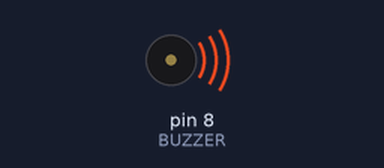
This sketch was run on a simulated Arduino Uno, built with avr-gcc and run on an emulated ATmega328P. On the bench: buzzer (waves = sounding). At 43.5 s the program stops and its outputs stay as they are.

Above: at 0.18 s.
At 6.92 s:
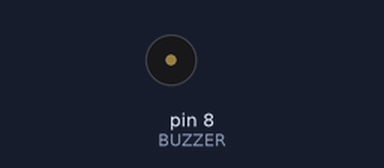
Timing chart, 0 to 7.2 s (numbered marks = the images above):
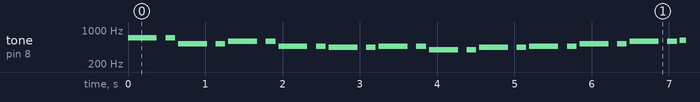

The sketch:

Music_arduino.ino
```cpp
#include "notes.h"
#define BUZZER 8

// notes in the melody
int notes[] = {
  NOTE_F5, NOTE_F5, NOTE_C5, NOTE_C5, NOTE_D5, NOTE_D5, NOTE_AS4, NOTE_AS4,
  NOTE_A4, NOTE_A4, NOTE_AS4, NOTE_AS4, NOTE_G4, NOTE_G4, NOTE_A4, NOTE_A4,
  NOTE_AS4, NOTE_AS4, NOTE_C5, NOTE_C5, NOTE_D5, NOTE_D5, NOTE_DS5, NOTE_DS5,
  NOTE_C5, NOTE_C5, NOTE_D5, NOTE_D5, NOTE_DS5, NOTE_DS5, NOTE_A4, NOTE_A4,
  NOTE_F5, NOTE_F5, NOTE_D5, NOTE_D5, NOTE_DS5, NOTE_DS5, NOTE_AS4, NOTE_AS4,
  NOTE_C5, NOTE_C5, NOTE_AS4, NOTE_AS4, NOTE_AS4, NOTE_AS4, NOTE_A4, NOTE_A4,
  NOTE_AS4, NOTE_AS4, NOTE_C5, NOTE_C5, NOTE_D5, NOTE_D5, NOTE_AS4, NOTE_AS4,
  NOTE_C5, NOTE_C5, NOTE_DS5, NOTE_DS5, NOTE_D5, NOTE_D5, NOTE_A4, NOTE_A4,
  NOTE_G4, NOTE_G4, NOTE_A4, NOTE_A4, NOTE_AS4, NOTE_AS4, NOTE_F4, NOTE_F4,
  NOTE_G4, NOTE_G4, NOTE_A4, NOTE_A4, NOTE_AS4, NOTE_AS4, NOTE_AS4, NOTE_AS4,
  NOTE_G4, NOTE_G4, NOTE_A4, NOTE_A4, NOTE_AS4, NOTE_AS4, NOTE_C4, NOTE_C4,
  NOTE_D5, NOTE_D5, NOTE_DS5, NOTE_DS5, NOTE_AS4, NOTE_AS4, NOTE_A4, NOTE_A4,
  NOTE_G4, NOTE_G4, NOTE_A4, NOTE_A4, NOTE_AS4, NOTE_AS4, NOTE_F4, NOTE_F4,
  NOTE_G4, NOTE_G4, NOTE_A4, NOTE_A4, NOTE_AS4, NOTE_AS4, NOTE_D4, NOTE_D4,
  NOTE_AS4, NOTE_AS4, NOTE_AS4, NOTE_AS4, NOTE_AS4, NOTE_AS4, NOTE_AS4, NOTE_AS4,
  NOTE_AS4, NOTE_AS4, NOTE_AS4, NOTE_AS4, NOTE_AS4, NOTE_AS4, NOTE_AS4, NOTE_AS4
};
// note durations: 4 = quarter note, 8 = eighth note, etc.
float noteDurations[] = {
  16 / 3.0, 16, 16 / 3.0, 16, 16 / 3.0, 16, 16 / 3.0, 16,
  16 / 3.0, 16, 16 / 3.0, 16, 16 / 3.0, 16, 16 / 3.0, 16,
  16 / 3.0, 16, 16 / 3.0, 16, 16 / 3.0, 16, 16 / 3.0, 16,
  16 / 3.0, 16, 16 / 3.0, 16, 16 / 3.0, 16, 16 / 3.0, 16,
  16 / 3.0, 16, 16 / 3.0, 16, 16 / 3.0, 16, 16 / 3.0, 16,
  16 / 3.0, 16, 16 / 3.0, 16, 16 / 3.0, 16, 16 / 3.0, 16,
  16 / 3.0, 16, 16 / 3.0, 16, 16 / 3.0, 16, 16 / 3.0, 16,
  16 / 3.0, 16, 16 / 3.0, 16, 16 / 3.0, 16, 16 / 3.0, 16,
  16 / 3.0, 16, 16 / 3.0, 16, 16 / 3.0, 16, 16 / 3.0, 16,
  16 / 3.0, 16, 16 / 3.0, 16, 16 / 3.0, 16, 16 / 3.0, 16,
  16 / 3.0, 16, 16 / 3.0, 16, 16 / 3.0, 16, 16 / 3.0, 16,
  16 / 3.0, 16, 16 / 3.0, 16, 16 / 3.0, 16, 16 / 3.0, 16,
  16 / 3.0, 16, 16 / 3.0, 16, 16 / 3.0, 16, 16 / 3.0, 16,
  16 / 3.0, 16, 16 / 3.0, 16, 16 / 3.0, 16, 16 / 3.0, 16,
  16 / 3.0, 16, 16 / 3.0, 16, 16 / 3.0, 16, 16 / 3.0, 16,
  16 / 3.0, 16, 16 / 3.0, 16, 16 / 3.0, 16, 16 / 3.0, 16
};


int win() {
  for (int thisNote = 0; thisNote < (sizeof(notes) / sizeof(int)); thisNote++) {
    float noteDuration = 2000 / noteDurations[thisNote];
    float pauseBetweenNotes = noteDuration * 1.30;
    tone(BUZZER, notes[thisNote], noteDuration);
    delay(pauseBetweenNotes);
  }
  while(1) {
    delay(1000);
  }
}


void setup() {
  // put your setup code here, to run once:
}

void loop() {
  // put your main code here, to run repeatedly:
  win();
}
```

notes.h
```cpp
/* Library of the notes used in Arduino IDE */

#define NOTE_B0  31
#define NOTE_C1  33
#define NOTE_CS1 35
#define NOTE_D1  37
#define NOTE_DS1 39
#define NOTE_E1  41
#define NOTE_F1  44
#define NOTE_FS1 46
#define NOTE_G1  49
#define NOTE_GS1 52
#define NOTE_A1  55
#define NOTE_AS1 58
#define NOTE_B1  62
#define NOTE_C2  65
#define NOTE_CS2 69
#define NOTE_D2  73
#define NOTE_DS2 78
#define NOTE_E2  82
#define NOTE_F2  87
#define NOTE_FS2 93
#define NOTE_G2  98
#define NOTE_GS2 104
#define NOTE_A2  110
#define NOTE_AS2 117
#define NOTE_B2  123
#define NOTE_C3  131
#define NOTE_CS3 139
#define NOTE_D3  147
#define NOTE_DS3 156
#define NOTE_E3  165
#define NOTE_F3  175
#define NOTE_FS3 185
#define NOTE_G3  196
#define NOTE_GS3 208
#define NOTE_A3  220
#define NOTE_AS3 233
#define NOTE_B3  247
#define NOTE_C4  262
#define NOTE_CS4 277
#define NOTE_D4  294
#define NOTE_DS4 311
#define NOTE_E4  330
#define NOTE_F4  349
#define NOTE_FS4 370
#define NOTE_G4  392
#define NOTE_GS4 415
#define NOTE_A4  440
#define NOTE_AS4 466
#define NOTE_B4  494
#define NOTE_C5  523
#define NOTE_CS5 554
#define NOTE_D5  587
#define NOTE_DS5 622
#define NOTE_E5  659
#define NOTE_F5  698
#define NOTE_FS5 740
#define NOTE_G5  784
#define NOTE_GS5 831
#define NOTE_A5  880
#define NOTE_AS5 932
#define NOTE_B5  988
#define NOTE_C6  1047
#define NOTE_CS6 1109
#define NOTE_D6  1175
#define NOTE_DS6 1245
#define NOTE_E6  1319
#define NOTE_F6  1397
#define NOTE_FS6 1480
#define NOTE_G6  1568
#define NOTE_GS6 1661
#define NOTE_A6  1760
#define NOTE_AS6 1865
#define NOTE_B6  1976
#define NOTE_C7  2093
#define NOTE_CS7 2217
#define NOTE_D7  2349
#define NOTE_DS7 2489
#define NOTE_E7  2637
#define NOTE_F7  2794
#define NOTE_FS7 2960
#define NOTE_G7  3136
#define NOTE_GS7 3322
#define NOTE_A7  3520
#define NOTE_AS7 3729
#define NOTE_B7  3951
#define NOTE_C8  4186
#define NOTE_CS8 4435
#define NOTE_D8  4699
#define NOTE_DS8 4978
```

Measured:
- by itself, tone on pin 8 (BUZZER): plays 698 Hz for 0.38 s, 698 Hz for 0.13 s, 523 Hz for 0.38 s, 523 Hz for 0.13 s, 587 Hz for 0.38 s, 587 Hz for 0.13 s … (128 notes in this stretch)
